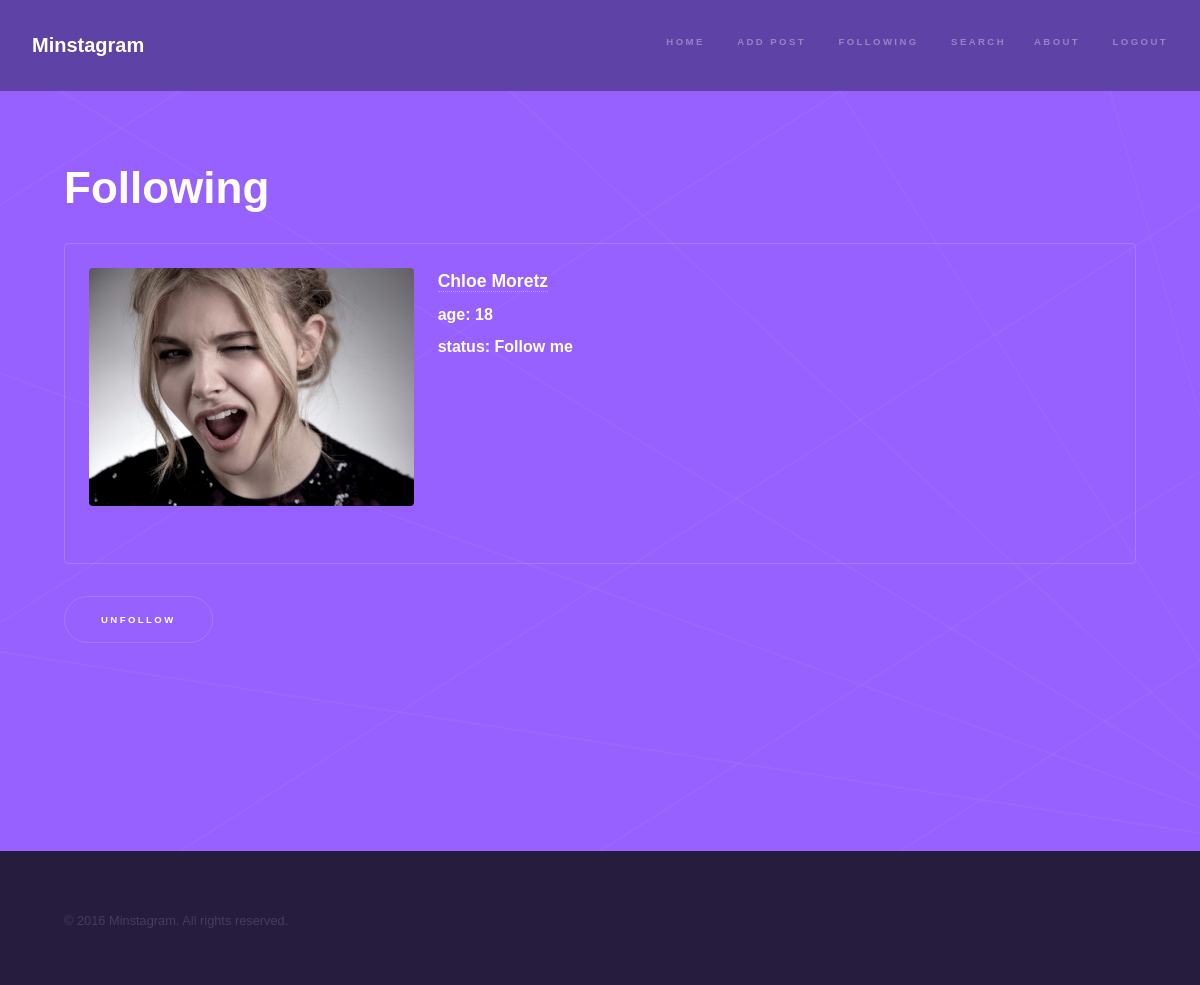
Screenshot of /friends/ (signed in) with the database file from the repository.
### userpage/models.py (models this page shows)
class UserProfileData(models.Model):
    class Meta:
        db_table = 'user_profile_data'
    status = models.CharField(max_length=200, null=True, blank=True)
    avatar = models.ImageField(null=True, blank=True)
    age = models.IntegerField(null=True, blank=True)
    user = models.OneToOneField(User, on_delete=models.CASCADE)
    subscriptions = models.ManyToManyField(User, related_name="followed", blank=True)

### userpage/views.py (the view)
# urls.py: url(r'^friends/$', views.see_friends, name='see_friends'),
@login_required
def see_friends(request):
    subscriptions = request.user.userprofiledata.subscriptions.all()
    following = UserProfileData.objects.filter(user__in=subscriptions)
    return render(request, "userpage/friends.html", {"following": following})

### templates/userpage/friends.html (shortened to what this page needs)
{% extends "loginedin.html" %}
{% block content %}
        <div id="wrapper">
            <section id="intro" class="wrapper style1 fullscreen fade-up">
                <div class="inner">
                    <h1>Following</h1>
                    {% for profile in following %}
                        <div class="box">
                             <div class="row">
                                 <div class="4u 12u(medium)">
                                     {% if profile.avatar %}
                                        <img src="{{ profile.avatar.url }}" class="image fit">
                                     {% endif %}
                                 </div>
                                 <div class="8u 12u(medium)">
                                    <h3><a href="{% url "minstagram:see_user" id=profile.user.id %}"> {{ profile.user.first_name }} {{ profile.user.last_name }}</a></h3>
                                    <h4> age: {{ profile.age }}</h4>
                                    <h4> status: {{ profile.status }}</h4>
                                 </div>
                             </div>
                        </div>
                        <ul class="actions">
                                <li><a href="{% url "minstagram:unfollow" id=profile.user.id %}" class="button scrolly">unfollow</a></li>
                            </ul>
                    {% endfor %}
                </div>
            </section>
        </div>
{% endblock %}

### rows the page displays
UserProfileData: avatar (picture), user.first_name "Chloe", user.last_name "Moretz", age "18", status "Follow me"
